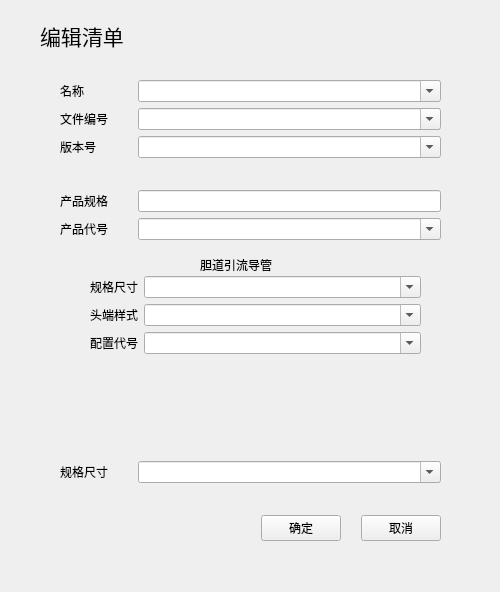
<?xml version="1.0" encoding="UTF-8"?>
<ui version="4.0">
 <class>Form</class>
 <widget class="QWidget" name="Form">
  <property name="geometry">
   <rect>
    <x>0</x>
    <y>0</y>
    <width>500</width>
    <height>592</height>
   </rect>
  </property>
  <property name="windowTitle">
   <string>addList</string>
  </property>
  <widget class="QWidget" name="formLayoutWidget">
   <property name="geometry">
    <rect>
     <x>40</x>
     <y>80</y>
     <width>421</width>
     <height>461</height>
    </rect>
   </property>
   <layout class="QFormLayout" name="formLayout">
    <property name="sizeConstraint">
     <enum>QLayout::SetDefaultConstraint</enum>
    </property>
    <property name="horizontalSpacing">
     <number>30</number>
    </property>
    <property name="leftMargin">
     <number>20</number>
    </property>
    <property name="rightMargin">
     <number>20</number>
    </property>
    <item row="0" column="0">
     <widget class="QLabel" name="label_2">
      <property name="text">
       <string>名称</string>
      </property>
     </widget>
    </item>
    <item row="0" column="1">
     <widget class="QComboBox" name="listNameBox">
      <property name="editable">
       <bool>true</bool>
      </property>
     </widget>
    </item>
    <item row="1" column="0">
     <widget class="QLabel" name="label_3">
      <property name="text">
       <string>文件编号</string>
      </property>
     </widget>
    </item>
    <item row="1" column="1">
     <widget class="QComboBox" name="fileNumBox">
      <property name="editable">
       <bool>true</bool>
      </property>
     </widget>
    </item>
    <item row="2" column="0">
     <widget class="QLabel" name="label_4">
      <property name="text">
       <string>版本号</string>
      </property>
     </widget>
    </item>
    <item row="2" column="1">
     <widget class="QComboBox" name="versionNumBox">
      <property name="editable">
       <bool>true</bool>
      </property>
     </widget>
    </item>
    <item row="3" column="0" colspan="2">
     <spacer name="horizontalSpacer">
      <property name="orientation">
       <enum>Qt::Horizontal</enum>
      </property>
      <property name="sizeHint" stdset="0">
       <size>
        <width>40</width>
        <height>20</height>
       </size>
      </property>
     </spacer>
    </item>
    <item row="4" column="0">
     <widget class="QLabel" name="label_5">
      <property name="text">
       <string>产品规格</string>
      </property>
     </widget>
    </item>
    <item row="4" column="1">
     <widget class="QLineEdit" name="productSpecificationLine">
      <property name="readOnly">
       <bool>true</bool>
      </property>
     </widget>
    </item>
    <item row="5" column="0">
     <widget class="QLabel" name="label_6">
      <property name="text">
       <string>产品代号</string>
      </property>
     </widget>
    </item>
    <item row="5" column="1">
     <widget class="QComboBox" name="productCodeBox">
      <property name="editable">
       <bool>true</bool>
      </property>
     </widget>
    </item>
    <item row="6" column="0" colspan="2">
     <widget class="QStackedWidget" name="stackedWidget">
      <property name="currentIndex">
       <number>0</number>
      </property>
      <widget class="QWidget" name="page">
       <widget class="QWidget" name="formLayoutWidget_3">
        <property name="geometry">
         <rect>
          <x>10</x>
          <y>30</y>
          <width>371</width>
          <height>151</height>
         </rect>
        </property>
        <layout class="QFormLayout" name="formLayout_6">
         <property name="leftMargin">
          <number>20</number>
         </property>
         <property name="rightMargin">
          <number>20</number>
         </property>
         <item row="0" column="0">
          <widget class="QLabel" name="label_7">
           <property name="text">
            <string>规格尺寸</string>
           </property>
          </widget>
         </item>
         <item row="1" column="0">
          <widget class="QLabel" name="label_9">
           <property name="text">
            <string>头端样式</string>
           </property>
          </widget>
         </item>
         <item row="2" column="0">
          <widget class="QLabel" name="label_10">
           <property name="text">
            <string>配置代号</string>
           </property>
          </widget>
         </item>
         <item row="0" column="1">
          <widget class="QComboBox" name="danDaoDimensionBox">
           <property name="editable">
            <bool>true</bool>
           </property>
          </widget>
         </item>
         <item row="1" column="1">
          <widget class="QComboBox" name="danDaoStyleBox">
           <property name="editable">
            <bool>true</bool>
           </property>
          </widget>
         </item>
         <item row="2" column="1">
          <widget class="QComboBox" name="danDaoConfigurationBox">
           <property name="editable">
            <bool>true</bool>
           </property>
          </widget>
         </item>
        </layout>
       </widget>
       <widget class="QLabel" name="label_8">
        <property name="geometry">
         <rect>
          <x>140</x>
          <y>10</y>
          <width>101</width>
          <height>18</height>
         </rect>
        </property>
        <property name="text">
         <string>胆道引流导管</string>
        </property>
       </widget>
      </widget>
      <widget class="QWidget" name="page_2">
       <widget class="QWidget" name="formLayoutWidget_2">
        <property name="geometry">
         <rect>
          <x>10</x>
          <y>30</y>
          <width>371</width>
          <height>126</height>
         </rect>
        </property>
        <layout class="QFormLayout" name="formLayout_5">
         <property name="leftMargin">
          <number>20</number>
         </property>
         <property name="rightMargin">
          <number>20</number>
         </property>
         <item row="0" column="0">
          <widget class="QLabel" name="label_13">
           <property name="text">
            <string>规格尺寸</string>
           </property>
          </widget>
         </item>
         <item row="0" column="1">
          <widget class="QComboBox" name="yinLiuDimensionBox">
           <property name="editable">
            <bool>true</bool>
           </property>
          </widget>
         </item>
         <item row="1" column="0">
          <widget class="QLabel" name="label_14">
           <property name="text">
            <string>锁定形式</string>
           </property>
          </widget>
         </item>
         <item row="1" column="1">
          <widget class="QComboBox" name="yinLiuLockedBox">
           <property name="editable">
            <bool>true</bool>
           </property>
          </widget>
         </item>
         <item row="2" column="0">
          <widget class="QLabel" name="label_15">
           <property name="text">
            <string>头端样式</string>
           </property>
          </widget>
         </item>
         <item row="2" column="1">
          <widget class="QComboBox" name="yinLiuStyleBox">
           <property name="editable">
            <bool>true</bool>
           </property>
          </widget>
         </item>
         <item row="3" column="0">
          <widget class="QLabel" name="label_16">
           <property name="text">
            <string>配置代号</string>
           </property>
          </widget>
         </item>
         <item row="3" column="1">
          <widget class="QComboBox" name="yinLiuConfigurationBox">
           <property name="editable">
            <bool>true</bool>
           </property>
          </widget>
         </item>
        </layout>
       </widget>
       <widget class="QLabel" name="label_12">
        <property name="geometry">
         <rect>
          <x>140</x>
          <y>10</y>
          <width>111</width>
          <height>16</height>
         </rect>
        </property>
        <property name="text">
         <string>引流导管套装</string>
        </property>
       </widget>
      </widget>
     </widget>
    </item>
    <item row="7" column="0" colspan="2">
     <spacer name="horizontalSpacer_2">
      <property name="orientation">
       <enum>Qt::Horizontal</enum>
      </property>
      <property name="sizeHint" stdset="0">
       <size>
        <width>40</width>
        <height>20</height>
       </size>
      </property>
     </spacer>
    </item>
    <item row="8" column="0">
     <widget class="QLabel" name="label_17">
      <property name="text">
       <string>规格尺寸</string>
      </property>
     </widget>
    </item>
    <item row="8" column="1">
     <widget class="QComboBox" name="dimensions">
      <property name="editable">
       <bool>true</bool>
      </property>
     </widget>
    </item>
    <item row="9" column="0" colspan="2">
     <spacer name="horizontalSpacer_3">
      <property name="orientation">
       <enum>Qt::Horizontal</enum>
      </property>
      <property name="sizeHint" stdset="0">
       <size>
        <width>40</width>
        <height>20</height>
       </size>
      </property>
     </spacer>
    </item>
    <item row="10" column="0" colspan="2">
     <layout class="QHBoxLayout" name="horizontalLayout_2" stretch="1,0,0">
      <property name="spacing">
       <number>20</number>
      </property>
      <item>
       <spacer name="horizontalSpacer_4">
        <property name="orientation">
         <enum>Qt::Horizontal</enum>
        </property>
        <property name="sizeHint" stdset="0">
         <size>
          <width>40</width>
          <height>20</height>
         </size>
        </property>
       </spacer>
      </item>
      <item>
       <widget class="QPushButton" name="certainButton">
        <property name="text">
         <string>确定</string>
        </property>
       </widget>
      </item>
      <item>
       <widget class="QPushButton" name="cancelButton_2">
        <property name="text">
         <string>取消</string>
        </property>
       </widget>
      </item>
     </layout>
    </item>
   </layout>
  </widget>
  <widget class="QLabel" name="label">
   <property name="geometry">
    <rect>
     <x>40</x>
     <y>20</y>
     <width>91</width>
     <height>31</height>
    </rect>
   </property>
   <property name="font">
    <font>
     <pointsize>16</pointsize>
    </font>
   </property>
   <property name="text">
    <string>编辑清单</string>
   </property>
  </widget>
 </widget>
 <resources/>
 <connections/>
</ui>
